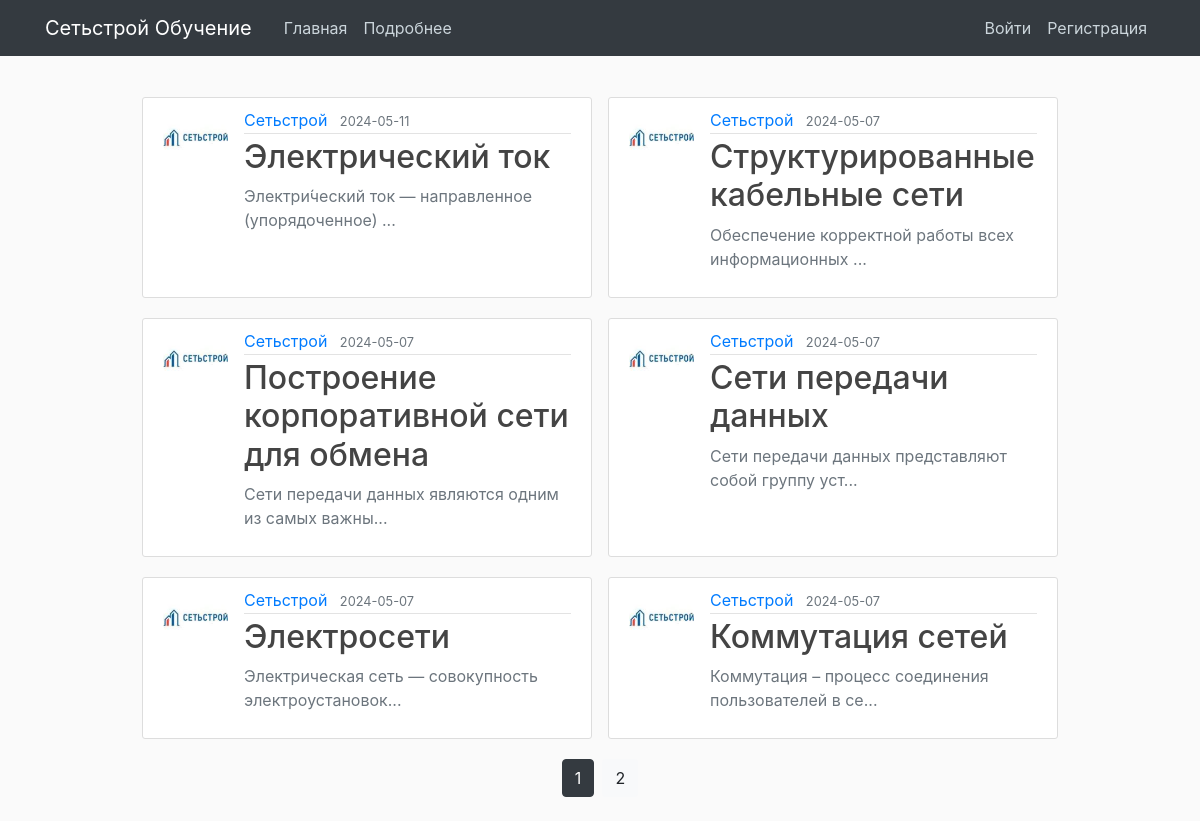
The page /home on the database its author committed.
### main/models.py (models this page shows, shortened)
class Post(db.Model):
    id = db.Column(db.Integer, primary_key=True)
    title = db.Column(db.String(100), nullable=False)
    date_posted = db.Column(db.DateTime, nullable=False, default=datetime.utcnow)
    content = db.Column(db.Text, nullable=False, default='default.jpg')
    user_id = db.Column(db.Integer, db.ForeignKey('user.id'), nullable=False)
    questions = db.relationship('Publication', backref='availableTests', lazy=True)

class User(db.Model, UserMixin):
    id = db.Column(db.Integer, primary_key=True)
    username = db.Column(db.String(70), nullable=False)
    email = db.Column(db.String(120), unique=True, nullable=False)
    image_file = db.Column(db.String(20), nullable=False, default='default.jpg')
    password = db.Column(db.String(60), nullable=False)
    role = db.Column(db.Integer, default=0)
    posts = db.relationship('Post', backref='author', lazy=True)
    passed_tests = db.relationship('PassedTests', backref='passed', lazy=True)

### main/routes.py (the view)
@app.route("/")
@app.route("/home")
def home():
    page = request.args.get('page', 1, type=int)
    posts = Post.query.order_by(Post.date_posted.desc()).paginate(page=page, per_page=6)
    return render_template('home.html', posts=posts)

### main/templates/home.html
{% extends "layout.html" %}
{% block content %}
    <div class="col-md-12 d-flex justify-content-center flex-wrap mt-3">
        {% for post in posts.items %}
        <article class="media content-section col-md-5 mx-2">
          <img class="rounded-circle article-img" src="{{ url_for('static', filename='profile_pics/' + post.author.image_file) }}">
          <div class="media-body">
            <div class="article-metadata">
              <a class="mr-2" href="{{ url_for('user_posts', username=post.author.username) }}">{{ post.author.username }}</a>
              <small class="text-muted">{{ post.date_posted.strftime('%Y-%m-%d') }}</small>
            </div>
            <h2><a class="article-title"  style="word-break: break-word;"href="{{ url_for('post', post_id=post.id) }}">{{ post.title[:40]}}</a></h2>
            <p class="article-content text-muted" style="word-break: break-word;">{{ post.content[:50]}}... </p>
          </div>
        </article>
        {% endfor %}
    </div>
    <div class="col-md-12 d-flex justify-content-center flex-wrap">
    {% for page_num in posts.iter_pages(left_edge=1, right_edge=1, left_current=1, right_current=2) %}
      {% if page_num %}
        {% if posts.page == page_num %}
          <a class="btn mx-1 btn btn-dark  mb-4" href="{{ url_for('home', page=page_num) }}">{{ page_num }}</a>
        {% else %}
          <a class="btn mx-1 btn btn-light  mb-4" href="{{ url_for('home', page=page_num) }}">{{ page_num }}</a>
        {% endif %}
      {% else %}
        ...
      {% endif %}
    {% endfor %}
    </div>
{% endblock content %}

### main/templates/layout.html (shortened to what this page needs)
<!DOCTYPE html>
<html>
<head>
    <link rel="stylesheet" href="https://maxcdn.bootstrapcdn.com/bootstrap/4.0.0/css/bootstrap.min.css">
    <link rel="stylesheet" type="text/css" href="{{ url_for('static', filename='main.css') }}">
</head>
<body>
    <header class="site-header">
      <nav class="navbar navbar-expand-md navbar-dark bg-dark fixed-top">
        <div class="container">
          <a class="navbar-brand mr-4" href="/">Сетьстрой Обучение</a>
          <div class="collapse navbar-collapse" id="navbarToggle">
            <div class="navbar-nav mr-auto">
              <a class="nav-item nav-link" href="{{ url_for('home') }}">Главная</a>
              <a class="nav-item nav-link" href="{{ url_for('about') }}">Подробнее</a>
            </div>
            <div class="navbar-nav">
              {% if current_user.is_authenticated %}
                    {% if current_user.role == 1 %}
                    <a class="nav-item nav-link" href="{{ url_for('new_post') }}">Новая статья</a>
                    {% endif %}
                <a class="nav-item nav-link" href="{{ url_for('account') }}">Профиль</a>
                <a class="nav-item nav-link" href="{{ url_for('logout') }}">Выйти</a>
              {% else %}
                <a class="nav-item nav-link" href="{{ url_for('login') }}">Войти</a>
                <a class="nav-item nav-link" href="{{ url_for('register') }}">Регистрация</a>
              {% endif %}
            </div>
          </div>
        </div>
      </nav>
    </header>
    <main role="main" class="container">
      <div class="row">
        <div class="col-md-12">
        </div>
      </div>
        {% block content %}{% endblock %}
    </main>
</body>
</html>

### main/static/main.css (style rules this page uses)
body { background: #fafafa; color: #333333; margin-top: 5rem; }
h1, h2, h3, h4, h5, h6 { color: #444444; }
.site-header .navbar-nav .nav-link { color: #cbd5db; }
.content-section { background: #ffffff; padding: 10px 20px; border: 1px solid #dddddd; border-radius: 3px; margin-bottom: 20px; }
.article-title { color: #444444; }
.article-content { white-space: pre-line; }
.article-img { height: 65px; width: 65px; margin-right: 16px; }
.article-metadata { padding-bottom: 1px; margin-bottom: 4px; border-bottom: 1px solid #e3e3e3 }

### rows shown on the page
Post: image_file (picture), author.username "Сетьстрой", date_posted "2024-05-11", title "Электрический ток", content "Электри́ческий ток — направленное (упорядоченное)"
Post: image_file (picture), author.username "Сетьстрой", date_posted "2024-05-07", title "Структурированные кабельные сети", content "Обеспечение корректной работы всех информационных"
Post: image_file (picture), author.username "Сетьстрой", date_posted "2024-05-07", title "Построение корпоративной сети для обмена", content "Сети передачи данных являются одним из самых важны"
Post: image_file (picture), author.username "Сетьстрой", date_posted "2024-05-07", title "Сети передачи данных", content "Сети передачи данных представляют собой группу уст"
Post: image_file (picture), author.username "Сетьстрой", date_posted "2024-05-07", title "Электросети", content "Электрическая сеть — совокупность электроустановок"
Post: image_file (picture), author.username "Сетьстрой", date_posted "2024-05-07", title "Коммутация сетей", content "Коммутация – процесс соединения пользователей в се"

### other values the page prints
{{ page_num }} "1"
{{ page_num }} "2"
